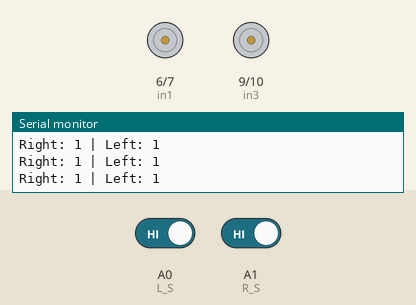
Bench run of a sketch on a simulated Arduino Uno, built with avr-gcc and run on an emulated ATmega328P. Shown: motor-driver pin pairs drawn as motors (green arrow = first pin HIGH = forward, orange = second pin HIGH = backward, longer = more drive, scaled by the enable pin), the last lines printed to the serial monitor. The test bench sets the inputs (shaded band); at power-on: A0 (L_S) HIGH, A1 (R_S) HIGH.

Above: at 2.2 s.
2.3 s: A0 (L_S) driven LOW
At 2.9 s:
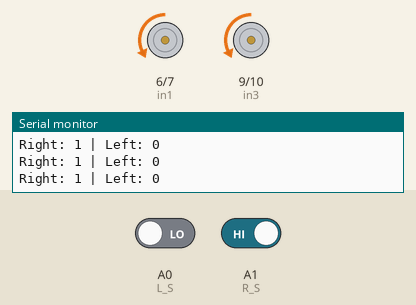
3.8 s: A1 (R_S) driven LOW
At 4.3 s:
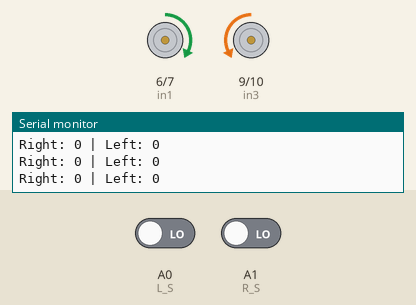
5.3 s: A0 (L_S) driven HIGH
At 5.8 s:
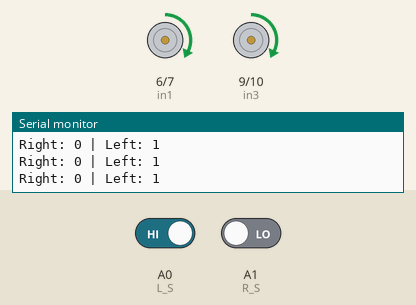
6.8 s: A1 (R_S) driven HIGH
At 7.3 s:
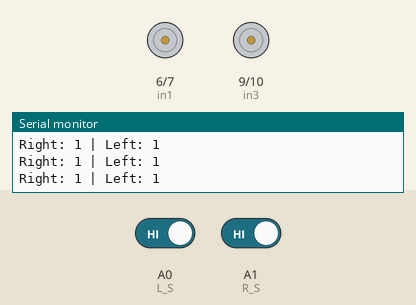
Timing chart, 0 to 9.3 s (numbered marks = the images above; inputs shaded):
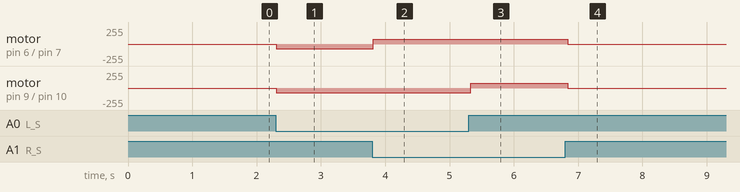

Measured:
- after the input at 2.3 s, motor on pin 6 (in1) / pin 7 (in2), motor on pin 9 (in3) / pin 10 (in4): stopped → backward 70/255 at once
- after the input at 3.8 s, motor on pin 6 (in1) / pin 7 (in2): backward 70/255 → forward 70/255 at once
- after the input at 5.3 s, motor on pin 9 (in3) / pin 10 (in4): backward 70/255 → forward 70/255 at once
- after the input at 6.8 s, motor on pin 6 (in1) / pin 7 (in2), motor on pin 9 (in3) / pin 10 (in4): forward 70/255 → stopped at once

The sketch:

LINE_FOLLOWER_BOT.ino
```cpp
#define enA 5
#define in1 6
#define in2 7
#define in3 9
#define in4 10
#define enB 11

#define R_S A1
#define L_S A0

// Motor speed: 0 to 255
int motorSpeed = 70;

void setup() {
  pinMode(R_S, INPUT);
  pinMode(L_S, INPUT);

  pinMode(enA, OUTPUT);
  pinMode(in1, OUTPUT);
  pinMode(in2, OUTPUT);
  pinMode(in3, OUTPUT);
  pinMode(in4, OUTPUT);
  pinMode(enB, OUTPUT);

  // Set motor speed using PWM
  analogWrite(enA, motorSpeed);
  analogWrite(enB, motorSpeed);

  Serial.begin(9600);
  delay(1000);
}

void loop() {
  int rightSensor = digitalRead(R_S);
  int leftSensor = digitalRead(L_S);

  Serial.print("Right: ");
  Serial.print(rightSensor);
  Serial.print(" | Left: ");
  Serial.println(leftSensor);

  // 0 = Black line, 1 = White surface
  if (rightSensor == 0 && leftSensor == 0) {
    forward();
  }
  else if (rightSensor == 1 && leftSensor == 0) {
    turnRight();
  }
  else if (rightSensor == 0 && leftSensor == 1) {
    turnLeft();
  }
  else {
    Stop();
  }

  delay(50);
}

void forward() {
  digitalWrite(in1, HIGH);
  digitalWrite(in2, LOW);
  digitalWrite(in3, LOW);
  digitalWrite(in4, HIGH);
}

void turnRight() {
  digitalWrite(in1, LOW);
  digitalWrite(in2, HIGH);
  digitalWrite(in3, LOW);
  digitalWrite(in4, HIGH);
}

void turnLeft() {
  digitalWrite(in1, HIGH);
  digitalWrite(in2, LOW);
  digitalWrite(in3, HIGH);
  digitalWrite(in4, LOW);
}

void Stop() {
  digitalWrite(in1, LOW);
  digitalWrite(in2, LOW);
  digitalWrite(in3, LOW);
  digitalWrite(in4, LOW);
}
```
